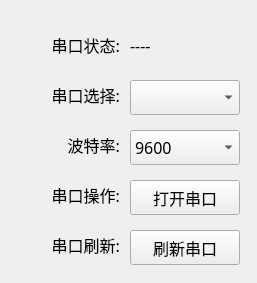
<?xml version="1.0" encoding="UTF-8"?>
<ui version="4.0">
 <class>SerialPortWid</class>
 <widget class="QWidget" name="SerialPortWid">
  <property name="geometry">
   <rect>
    <x>0</x>
    <y>0</y>
    <width>257</width>
    <height>283</height>
   </rect>
  </property>
  <property name="font">
   <font>
    <family>微软雅黑</family>
    <pointsize>12</pointsize>
   </font>
  </property>
  <property name="windowTitle">
   <string>串口操作</string>
  </property>
  <property name="windowIcon">
   <iconset resource="../../images/image.qrc">
    <normaloff>:/image/logo.jpg</normaloff>:/image/logo.jpg</iconset>
  </property>
  <widget class="QLabel" name="stateLab">
   <property name="geometry">
    <rect>
     <x>130</x>
     <y>30</y>
     <width>110</width>
     <height>30</height>
    </rect>
   </property>
   <property name="text">
    <string>----</string>
   </property>
  </widget>
  <widget class="QPushButton" name="updateBtn">
   <property name="geometry">
    <rect>
     <x>130</x>
     <y>230</y>
     <width>110</width>
     <height>35</height>
    </rect>
   </property>
   <property name="text">
    <string>刷新串口</string>
   </property>
  </widget>
  <widget class="QLabel" name="label_3">
   <property name="geometry">
    <rect>
     <x>10</x>
     <y>230</y>
     <width>110</width>
     <height>30</height>
    </rect>
   </property>
   <property name="text">
    <string>串口刷新:</string>
   </property>
   <property name="alignment">
    <set>Qt::AlignRight|Qt::AlignTrailing|Qt::AlignVCenter</set>
   </property>
  </widget>
  <widget class="QLabel" name="label_2">
   <property name="geometry">
    <rect>
     <x>10</x>
     <y>180</y>
     <width>110</width>
     <height>30</height>
    </rect>
   </property>
   <property name="text">
    <string>串口操作:</string>
   </property>
   <property name="alignment">
    <set>Qt::AlignRight|Qt::AlignTrailing|Qt::AlignVCenter</set>
   </property>
  </widget>
  <widget class="QLabel" name="label_4">
   <property name="geometry">
    <rect>
     <x>10</x>
     <y>30</y>
     <width>110</width>
     <height>30</height>
    </rect>
   </property>
   <property name="text">
    <string>串口状态:</string>
   </property>
   <property name="alignment">
    <set>Qt::AlignRight|Qt::AlignTrailing|Qt::AlignVCenter</set>
   </property>
  </widget>
  <widget class="QLabel" name="label">
   <property name="geometry">
    <rect>
     <x>10</x>
     <y>80</y>
     <width>110</width>
     <height>30</height>
    </rect>
   </property>
   <property name="text">
    <string>串口选择:</string>
   </property>
   <property name="alignment">
    <set>Qt::AlignRight|Qt::AlignTrailing|Qt::AlignVCenter</set>
   </property>
  </widget>
  <widget class="QPushButton" name="workBtn">
   <property name="geometry">
    <rect>
     <x>130</x>
     <y>180</y>
     <width>110</width>
     <height>35</height>
    </rect>
   </property>
   <property name="text">
    <string>打开串口</string>
   </property>
  </widget>
  <widget class="QComboBox" name="comBox">
   <property name="geometry">
    <rect>
     <x>130</x>
     <y>80</y>
     <width>110</width>
     <height>35</height>
    </rect>
   </property>
   <property name="font">
    <font>
     <family>微软雅黑</family>
    </font>
   </property>
   <property name="styleSheet">
    <string notr="true"/>
   </property>
  </widget>
  <widget class="QComboBox" name="baudComBox">
   <property name="geometry">
    <rect>
     <x>130</x>
     <y>130</y>
     <width>110</width>
     <height>35</height>
    </rect>
   </property>
   <property name="font">
    <font>
     <family>微软雅黑</family>
    </font>
   </property>
   <property name="styleSheet">
    <string notr="true"/>
   </property>
   <property name="currentText">
    <string>9600</string>
   </property>
   <item>
    <property name="text">
     <string>9600</string>
    </property>
   </item>
   <item>
    <property name="text">
     <string>19200</string>
    </property>
   </item>
   <item>
    <property name="text">
     <string>38400</string>
    </property>
   </item>
   <item>
    <property name="text">
     <string>57600</string>
    </property>
   </item>
   <item>
    <property name="text">
     <string>115200</string>
    </property>
   </item>
  </widget>
  <widget class="QLabel" name="label_6">
   <property name="geometry">
    <rect>
     <x>10</x>
     <y>130</y>
     <width>110</width>
     <height>30</height>
    </rect>
   </property>
   <property name="text">
    <string>波特率:</string>
   </property>
   <property name="alignment">
    <set>Qt::AlignRight|Qt::AlignTrailing|Qt::AlignVCenter</set>
   </property>
  </widget>
 </widget>
 <resources>
  <include location="../../images/image.qrc"/>
 </resources>
 <connections/>
</ui>
